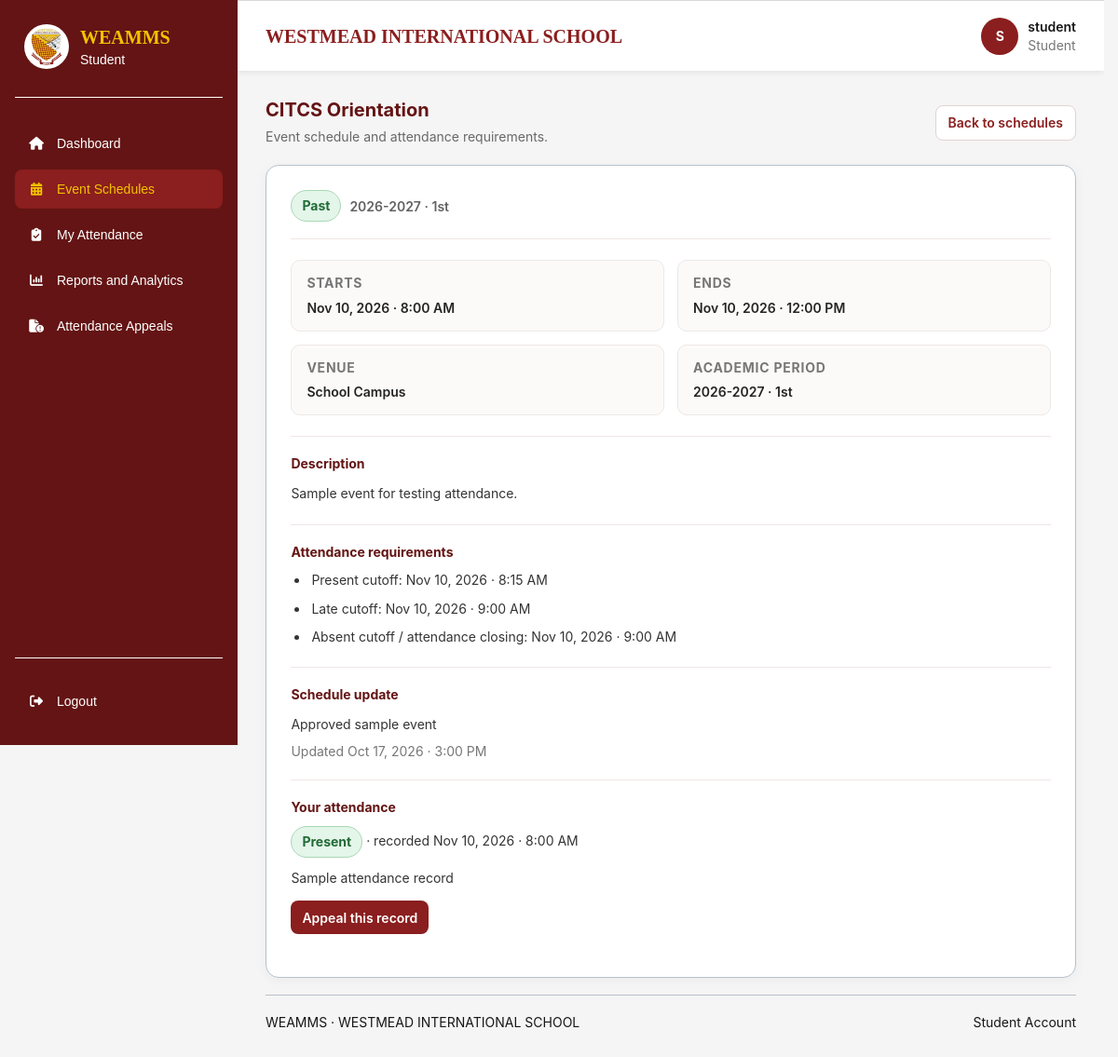
The page /student/events/view.php?id=1 (signed in) on the database its author committed.
### tables this page shows
CREATE TABLE `events` (
  `event_id` bigint(20) UNSIGNED NOT NULL,
  `department_id` bigint(20) UNSIGNED NOT NULL,
  `requested_by` bigint(20) UNSIGNED NOT NULL,
  `academic_period_id` bigint(20) UNSIGNED NOT NULL,
  `event_title` varchar(200) NOT NULL,
  `event_description` text DEFAULT NULL,
  `venue` varchar(200) DEFAULT NULL,
  `start_at` datetime NOT NULL,
  `end_at` datetime NOT NULL,
  `attendance_opens_at` datetime DEFAULT NULL,
  `attendance_closes_at` datetime DEFAULT NULL,
  `event_status` enum('pending','approved','rejected','cancelled','cancellation_requested','completed') NOT NULL DEFAULT 'pending',
  `admin_reviewed_by` bigint(20) UNSIGNED DEFAULT NULL,
  `admin_reviewed_at` datetime DEFAULT NULL,
  `admin_remarks` text DEFAULT NULL,
  `cancellation_requested_at` datetime DEFAULT NULL,
  `cancellation_requested_by` bigint(20) UNSIGNED DEFAULT NULL,
  `cancellation_request_remarks` text DEFAULT NULL,
  `created_at` timestamp NOT NULL DEFAULT current_timestamp(),
  `updated_at` timestamp NOT NULL DEFAULT current_timestamp() ON UPDATE current_timestamp()
);

CREATE TABLE `academic_periods` (
  `academic_period_id` bigint(20) UNSIGNED NOT NULL,
  `academic_year` varchar(20) NOT NULL,
  `semester` enum('1st','2nd','Summer','Other') NOT NULL DEFAULT '1st',
  `start_date` date NOT NULL,
  `end_date` date NOT NULL,
  `is_current` tinyint(1) NOT NULL DEFAULT 0,
  `created_at` timestamp NOT NULL DEFAULT current_timestamp()
);

CREATE TABLE `attendance_settings` (
  `attendance_setting_id` bigint(20) UNSIGNED NOT NULL,
  `event_id` bigint(20) UNSIGNED NOT NULL,
  `present_until` datetime NOT NULL,
  `late_until` datetime NOT NULL,
  `absent_after` datetime NOT NULL,
  `updated_by` bigint(20) UNSIGNED NOT NULL,
  `updated_at` timestamp NOT NULL DEFAULT current_timestamp() ON UPDATE current_timestamp()
);

CREATE TABLE `event_attendance` (
  `attendance_id` bigint(20) UNSIGNED NOT NULL,
  `event_id` bigint(20) UNSIGNED NOT NULL,
  `student_id` bigint(20) UNSIGNED NOT NULL,
  `attendance_status` enum('present','late','absent','excused') NOT NULL DEFAULT 'absent',
  `check_in_at` datetime DEFAULT NULL,
  `recorded_by_user_id` bigint(20) UNSIGNED DEFAULT NULL,
  `record_source` enum('barcode','department_head','appeal','system') NOT NULL DEFAULT 'barcode',
  `remarks` varchar(500) DEFAULT NULL,
  `created_at` timestamp NOT NULL DEFAULT current_timestamp(),
  `updated_at` timestamp NOT NULL DEFAULT current_timestamp() ON UPDATE current_timestamp()
);

### includes/student_context.php (called while the page is built, shortened)
<?php
$studentBaseUrl = BASE_URL;
function studentEscape(mixed $value): string
{
    return htmlspecialchars((string) $value, ENT_QUOTES, 'UTF-8');
}
function studentParticipantCondition(string $eventAlias = 'e'): string
{
    return "(
        NOT EXISTS (
            SELECT 1 FROM event_participants ep_any
            WHERE ep_any.event_id = $eventAlias.event_id
        )
        OR EXISTS (
            SELECT 1 FROM event_participants ep
            WHERE ep.event_id = $eventAlias.event_id
              AND (
                (ep.participant_type = 'student' AND ep.student_id = ?)
                OR (ep.participant_type = 'year_level' AND ep.year_level = ?)
                OR (ep.participant_type = 'section'
                    AND ep.year_level = ?
                    AND ep.section = ?)
              )
        )
    )";
}
function studentDateTime(
    ?string $value,
    string $format = 'M j, Y · g:i A'
): string {
    $timestamp = strtotime($value);
    return $timestamp === false
        ? 'Not available'
        : date($format, $timestamp);
}

### student/events/view.php (the view, shortened to what this page needs)
<?php
require_once __DIR__ . '/../../includes/student_context.php';
require_once __DIR__ . '/../../includes/student_layout_start.php';
$eventId = filter_var($_GET['id'] ?? null, FILTER_VALIDATE_INT);
$stmt = $pdo->prepare(
    "SELECT e.event_id, e.event_title, e.event_description, e.venue,
            e.start_at, e.end_at, e.event_status, e.updated_at,
            e.admin_remarks, e.cancellation_request_remarks,
            e.cancellation_requested_at,
            ap.academic_year, ap.semester,
            settings.present_until, settings.late_until, settings.absent_after
     FROM events e
     INNER JOIN academic_periods ap ON ap.academic_period_id = e.academic_period_id
     LEFT JOIN attendance_settings settings ON settings.event_id = e.event_id
     WHERE e.event_id = ? AND e.department_id = ?
       AND e.event_status IN ('approved', 'cancellation_requested', 'cancelled', 'completed')
       AND " . studentParticipantCondition('e') . "
     LIMIT 1"
);
$stmt->execute(array_merge(
    [$eventId, $studentDepartmentId],
    studentParticipantParams($studentProfile)
));
$event = $stmt->fetch(PDO::FETCH_ASSOC);
$attendanceStmt = $pdo->prepare(
    'SELECT attendance_id, attendance_status, check_in_at, remarks
     FROM event_attendance
     WHERE event_id = ? AND student_id = ?
     LIMIT 1'
);
$attendanceStmt->execute([$eventId, $studentId]);
$attendance = $attendanceStmt->fetch(PDO::FETCH_ASSOC);
$status = $event['event_status'];
if ($status === 'approved') {
    $now = time();
    $start = strtotime($event['start_at']);
    $end = strtotime($event['end_at']);
    $phase = $start > $now ? 'Upcoming' : ($end >= $now ? 'Ongoing' : 'Past');
} else {
    $phase = ucwords(str_replace('_', ' ', $status));
}
?>
<section class="dashboard-section student-module-page">
    <div class="section-heading">
        <div>
            <h2><?= studentEscape($event['event_title']) ?></h2>
            <p>Event schedule and attendance requirements.</p>
        </div>
        <a class="management-link" href="<?= studentEscape($studentBaseUrl) ?>/student/events/index.php">Back to schedules</a>
    </div>
    <article class="student-content-panel student-event-detail">
        <div class="student-schedule-heading">
            <span class="status-pill status-<?= studentEscape($status) ?>"><?= studentEscape($phase) ?></span>
            <span><?= studentEscape($event['academic_year']) ?> · <?= studentEscape($event['semester']) ?></span>
        </div>
        <dl class="student-detail-grid">
            <div>
                <dt>Starts</dt>
                <dd><?= studentEscape(studentDateTime($event['start_at'])) ?></dd>
            </div>
            <div>
                <dt>Ends</dt>
                <dd><?= studentEscape(studentDateTime($event['end_at'])) ?></dd>
            </div>
            <div>
                <dt>Venue</dt>
                <dd><?= studentEscape($event['venue'] ?: 'To be announced') ?></dd>
            </div>
            <div>
                <dt>Academic period</dt>
                <dd><?= studentEscape($event['academic_year']) ?> · <?= studentEscape($event['semester']) ?></dd>
            </div>
        </dl>
        <section class="student-detail-section">
            <h3>Description</h3>
            <p><?= nl2br(studentEscape($event['event_description'] ?: 'No event description provided.')) ?></p>
        </section>
        <section class="student-detail-section">
            <h3>Attendance requirements</h3>
            <?php if ($event['present_until'] && $event['late_until'] && $event['absent_after']): ?>
                <ul>
                    <li>Present cutoff: <?= studentEscape(studentDateTime($event['present_until'])) ?></li>
                    <li>Late cutoff: <?= studentEscape(studentDateTime($event['late_until'])) ?></li>
                    <li>Absent cutoff / attendance closing: <?= studentEscape(studentDateTime($event['absent_after'])) ?></li>
                </ul>
            <?php else: ?>
                <p>Attendance time rules have not been published for this event. Present your barcode at an authorized attendance station during the event.</p>
            <?php endif; ?>
        </section>
        <?php if ($event['event_status'] === 'cancelled'): ?>
            <section class="student-detail-section student-event-notice">
                <h3>Event cancelled</h3>
                <p><?= nl2br(studentEscape($event['admin_remarks'] ?: 'This event has been cancelled.')) ?></p>
            </section>
        <?php elseif ($event['admin_remarks']): ?>
            <section class="student-detail-section">
                <h3>Schedule update</h3>
                <p><?= nl2br(studentEscape($event['admin_remarks'])) ?></p><small>Updated <?= studentEscape(studentDateTime($event['updated_at'])) ?></small>
            </section>
        <?php endif; ?>
        <?php if ($attendance): ?>
            <section class="student-detail-section">
                <h3>Your attendance</h3>
                <p><span class="status-pill status-<?= studentEscape($attendance['attendance_status']) ?>"><?= studentEscape(ucfirst($attendance['attendance_status'])) ?></span>
                    <?php if ($attendance['check_in_at']): ?> · recorded <?= studentEscape(studentDateTime($attendance['check_in_at'])) ?><?php endif; ?>
                </p>
                <?php if ($attendance['remarks']): ?><p><?= studentEscape($attendance['remarks']) ?></p><?php endif; ?>
                <a class="management-link" href="<?= studentEscape($studentBaseUrl) ?>/student/appeals/create.php?attendance_id=<?= (int) $attendance['attendance_id'] ?>">Appeal this record</a>
            </section>
        <?php endif; ?>
    </article>
</section>
<?php require __DIR__ . '/../../includes/footer.php'; ?>
</main>
</body>
</html>

### assets/css/style.css (style rules this page uses)
:root { --wis-maroon-light: #B43737; --wis-maroon: #8B1E1E; --wis-maroon-dark: #641414; --wis-gold: #F2C300; --wis-gold-dark: #D6A900; --wis-white: #FFFFFF; --wis-light-blue: #E8F0FE; --wis-black: #171717; --wis-background: #F5F5F5; --wis-border: #B8C1CC; --wis-shadow: 0 8px 25px rgba(0, 0, 0, 0.10); }
* { box-sizing: border-box; margin: 0; padding: 0; }
html { scroll-behavior: smooth; }
body { display: flex; justify-content: center; align-items: flex-start; min-height: 100vh; padding: 0 20px; background: var(--wis-background); color: var(--wis-black); font-family: Arial, Helvetica, sans-serif; }

### assets/css/student/student.css (style rules this page uses)
:root { --wis-maroon-light: #B43737; --wis-maroon: #8B1E1E; --wis-maroon-dark: #641414; --wis-gold: #F2C300; --wis-gold-dark: #D6A900; --wis-white: #FFFFFF; --wis-light-blue: #E8F0FE; --wis-black: #171717; --wis-background: #F5F5F5; --wis-border: #B8C1CC; --wis-shadow: 0 8px 25px rgba(0, 0, 0, 0.10); }
body { align-items: center; }
body.student-dashboard-page { margin: 0; padding: 0; }
.dashboard-main>.dashboard-section, .dashboard-main>.dashboard-columns, .dashboard-main>.dashboard-alert, .dashboard-main>.dashboard-footer { margin-right: 30px; margin-left: 30px; }
.dashboard-section { margin-top: 30px; margin-bottom: 18px; }
.section-heading { display: flex; align-items: center; justify-content: space-between; gap: 15px; margin-bottom: 17px; }
.section-heading h2, .attendance-card-title h2 { margin: 0; color: var(--wis-maroon-dark); font-size: 20px; font-weight: 700; }
.section-heading p { margin: 6px 0 0; color: var(--wis-black); font-size: 14px; }
.status-pill { display: inline-block; padding: 6px 9px; border-radius: 20px; font-size: 14px; font-weight: 700; }
.status-present, .status-late { background: var(--wis-background); color: var(--wis-maroon-dark); }
.student-event-detail { padding: 24px; }
.student-detail-grid { display: grid; grid-template-columns: repeat(2, minmax(0, 1fr)); gap: 16px; margin: 22px 0; }
.student-detail-grid dt { margin-bottom: 5px; color: #777; font-size: 14px; font-weight: 700; text-transform: uppercase; }
.student-detail-grid dd { margin: 0; line-height: 1.5; }
.student-detail-section { margin-top: 22px; padding-top: 17px; border-top: 1px solid #ece8e4; }
.student-detail-section h3 { margin: 0 0 8px; color: var(--wis-maroon-dark); }
.student-detail-section p, .student-detail-section li { line-height: 1.6; }
.status-pill, .student-status-pill { display: inline-flex; align-items: center; justify-content: center; padding: 6px 11px; border: 1px solid transparent; border-radius: 999px; font-size: 14px; font-weight: 700; line-height: 1.4; white-space: nowrap; }
.status-approved { background-color: #e4f5e9; border-color: #a8d9b5; color: #216b36; }
.status-present { background-color: #e4f5e9; border-color: #a8d9b5; color: #216b36; }
html { overflow-y: scroll; scrollbar-gutter: stable; }

### rows shown on the page
events: event_title "CITCS Orientation", studentEscape($phase) "Past", academic_period.academic_year "2026-2027", academic_period.semester "1st", start_at "Nov 10, 2026 · 8:00 AM", end_at "Nov 10, 2026 · 12:00 PM", venue "School Campus", event_description "Sample event for testing attendance.", attendance_settings.present_until "Nov 10, 2026 · 8:15 AM", attendance_settings.late_until "Nov 10, 2026 · 9:00 AM", attendance_settings.absent_after "Nov 10, 2026 · 9:00 AM", admin_remarks "Approved sample event", updated_at "Oct 17, 2026 · 3:00 PM"
event_attendance: attendance_status "Present", check_in_at "Nov 10, 2026 · 8:00 AM", remarks "Sample attendance record"

### other values the page prints
str_replace('_', ' ', $role) "Student"
$label "Dashboard"
$label "Event Schedules"
$label "My Attendance"
$label "Reports and Analytics"
$label "Attendance Appeals"
$initial "S"
$username "student"
$userRole "Student"
$footerRoleLabel "Student"
